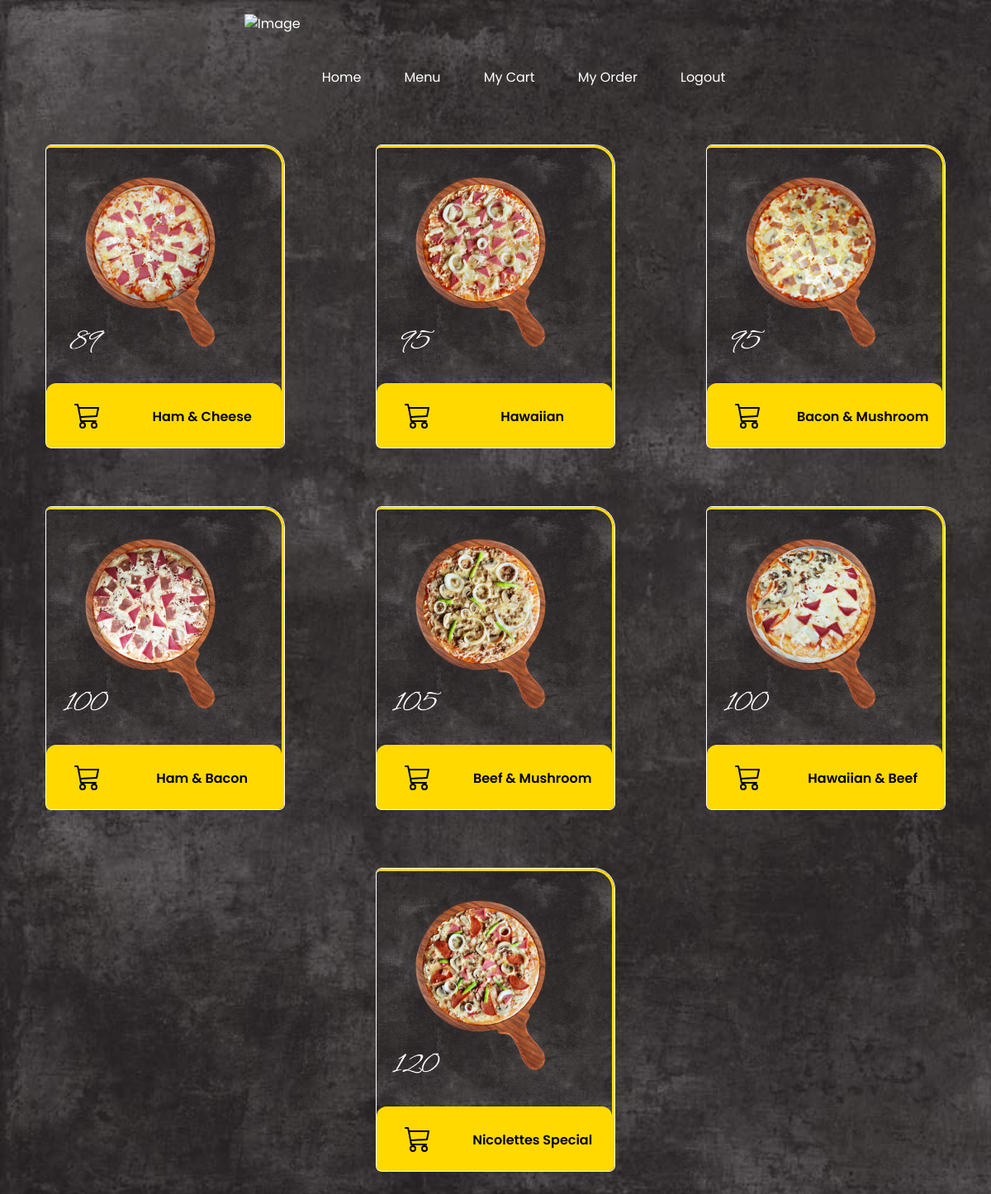
The app's page /user-menu-page.php (signed in) with its own data.
### tables this page shows
CREATE TABLE `products` (
  `product_id` int(15) NOT NULL,
  `product_type` text NOT NULL,
  `product_name` text NOT NULL,
  `product_price` int(20) NOT NULL,
  `product_image` varchar(30) NOT NULL
);

### user-menu-page.php (the view, shortened to what this page needs)
<?php
    include("actions/database-connect.php");
    $query     = "SELECT * FROM products";
    $result    = mysqli_query($con, $query);
?>
<!doctype html>
<html lang="en">
    <head>
        <link rel="stylesheet" href="css/main.css">
        <link rel="stylesheet" href="css/bootstrap.css">
        <link rel="stylesheet" href="css/style.css">
    </head>
    <body>
        <div class="main-container">
            <div class="navbar-menu">
                <ul class="nav justify-content-center">
                    <li class="nav-item">
                        <img src="css/images/store-logo.png" height="150" alt="Image">
                    </li>
                    <li class="nav-item">
                        <a class="nav-link" href="user-index-page.php">Home</a>
                    </li>
                    <li class="nav-item">
                        <a class="nav-link" href="#">Menu</a>
                    </li>
                    <li class="nav-item">
                        <a class="nav-link" href="user-cart-page.php">My Cart</a>
                    </li>
                    <li class="nav-item">
                        <a class="nav-link" href="user-profile-page.php">My Order</a>
                    </li>
                    <li class="nav-item">
                        <a class="nav-link" href="actions/logout-function.php">Logout</a>
                    </li>
                </ul>
            </div>
            <div class="container-fluid menu-page text-center">
                <div class="row">
                    <?php while($row = mysqli_fetch_array($result)){ ?>
                        <div class="col">
                            <div class="card" style="width: 18rem;">
                                <img src="css/images/products/<?php echo $row['product_image']?>" class="card-img-top" alt="Image">
                                <div class="card-body">
                                    <div class="row">
                                        <div class="col-4">
                                            <button type="button" class="btn" data-bs-toggle="modal" data-bs-target="#addCart<?php echo $row['product_id']?>">
                                            </button>
                                        </div>
                                        <div class="col-8">
                                            <p class="card-link disabled"><?php echo $row['product_name']?></p>
                                        </div>
                                    </div>
                                </div>
                            </div>
                        </div>
                    <?php
                        }
                    ?>
                </div>
            </div>
        </div>
    </body>
</html>

### main.css (style rules this page uses)
:root { --fc-daygrid-event-dot-width:8px;--fc-list-event-dot-width:10px;--fc-list-event-hover-bg-color:#f5f5f5 }

### style.css (style rules this page uses)
body { background-image: url(images/background.jpeg); background-size: cover; background-repeat: repeat; font-family: 'Poppins', sans-serif; color: white; }
.main-container { height: 100%; }
.navbar-menu { text-align: center; padding: 16px; }
.navbar-menu .nav-link { margin: 10px; margin-top: 58px; color: white; }
.container-fluid { position: relative; text-align: center; height: 100%; }
.menu-page .card-body { background-color: #ffd900; }
.menu-page .card { border: none; border-top: 3px solid #ffd900; border-right: 3px solid #ffd900; outline: 1px solid #ffff; border-top-right-radius: 25px; background-color: none; --bs-card-bg: none; margin: auto; margin-top: 36px; margin-bottom: 36px; }
.menu-page img { border-top-right-radius: 25px; background-color: none; }
.menu-page .card-body { border-top-left-radius: 12px; border-top-right-radius: 12px; border-bottom-right-radius: 4px; border-bottom-left-radius: 4px; border-bottom-left-radius: 4px; }
.menu-page p { margin: 0; margin-top: 13px; color: black; font-weight: 600; }

### records on screen
products: product_image (picture), product_name "Ham & Cheese"
products: product_image (picture), product_name "Hawaiian"
products: product_image (picture), product_name "Bacon & Mushroom"
products: product_image (picture), product_name "Ham & Bacon"
products: product_image (picture), product_name "Beef & Mushroom"
products: product_image (picture), product_name "Hawaiian & Beef"
products: product_image (picture), product_name "Nicolettes Special"
